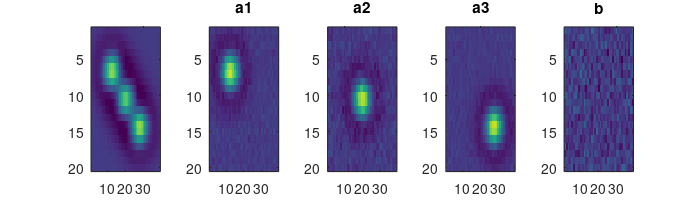
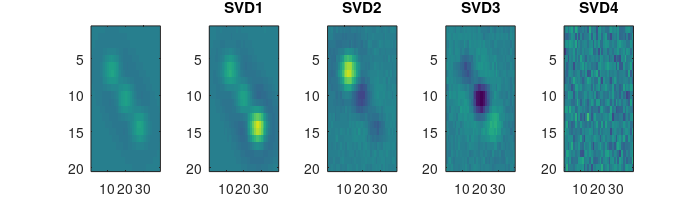
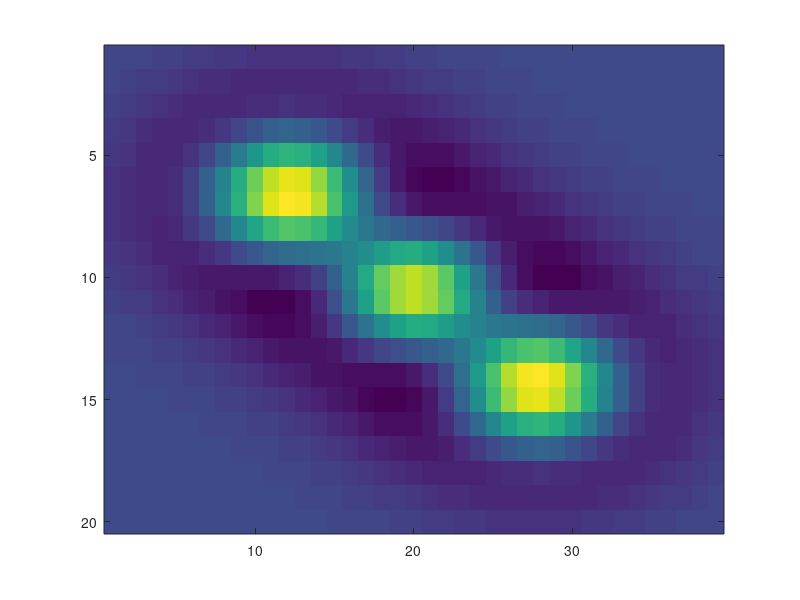

Recreate these plots in MATLAB, in order. (Note: this script raises an error after producing the figures.)
% this script generates a simulation of a movie containing a single cell
% using the following generative model:
%
% F_t = \sum_i a_i*C_{i,t} + b + sig*eps_t, eps_t ~ N(0,I)
% C_{i,t} = gam*C_{i,t-1} + n_{i,t},      n_{i,t} ~ Poisson(lam_i*dt)
%
% where ai,b,I are p-by-q matrices.
% we let b=0 and ai be the difference of gaussians (yielding a zero mean
% matrix)
%

clear, clc

MakMov = 0;
% 1) generate spatial filters

% stuff required for each spatial filter
Nc      = 3;                                % # of cells in the ROI
colpern = 13;                               % # columns per neuron
Nrows_ROI = 20;                             % # rows in ROI
Ncols_ROI = Nc*colpern;                     % # cols in ROI
Npixs   = Nrows_ROI*Ncols_ROI;              % # pixels in ROI
x1      = linspace(-5,5,Ncols_ROI);
x2      = linspace(-5,5,Nrows_ROI);
[X1,X2] = meshgrid(x1,x2);
a       = zeros(Npixs,Nc);
b       = 0*a;
Sigma1  = diag([1,1])*1;                    % var of positive gaussian
Sigma2  = diag([1,1])*2;                    % var of negative gaussian
mu     = [1 1]'*linspace(-2,2,Nc);          % means of gaussians for each cell (distributed across pixel space)

% spatial filter
for i=1:Nc
    %     mu      = randn(1,2)*2 %
    %     mu      = rand(1,2).*[i*colpern Nrows_ROI] + [(i-1)*colpern 0]
    a(:,i)  = mvnpdf([X1(:) X2(:)],mu(:,i)',Sigma1);
    b(:,i)  = mvnpdf([X1(:) X2(:)],mu(:,i)',Sigma2);
end

% 2) set simulation metadata
Sim.T       = 500;                              % # of time steps
Sim.dt      = 0.005;                            % time step size
Sim.MaxIter = 0;                                % # iterations of EM to estimate params
Sim.Np      = Npixs;                            % # of pixels in each image
Sim.Nc      = Nc;                               % # cells

% 3) initialize params
P.a     = 0*a;
for i=1:Sim.Nc
    P.a(:,i)=a(:,i)-b(:,i);
end
P.b     = 0*P.a(:,1);                           % baseline is zero

P.sig   = 0.05;                                 % stan dev of noise (indep for each pixel)
C_0     = 0;                                    % initial calcium
tau     = round(100*rand(Sim.Nc,1))/100+0.05;   % decay time constant for each cell
P.gam   = 1-Sim.dt./tau(1:Sim.Nc);
P.lam   = round(10*rand(Sim.Nc,1))+5;           % rate-ish, ie, lam*dt=# spikes per second

% 3) simulate data
n=zeros(Sim.T,Sim.Nc);
C=n;
for i=1:Sim.Nc
    n(1,i)      = C_0;
    n(2:end,i)  = poissrnd(P.lam(i)*Sim.dt*ones(Sim.T-1,1));    % simulate spike train
    C(:,i)      = filter(1,[1 -P.gam(i)],n(:,i));               % calcium concentration
end
Z = 0*n(:,1);
F = C*P.a' + (1+Z)*P.b'+P.sig*randn(Sim.T,Npixs);               % fluorescence

% 4) estimate spatial filter from real spikes
X       = [C 1+Z];
Phat{1} = P;
for i=1:Npixs
    Y   = F(:,i);
    B   = X\Y;
    for j=1:Nc
        Phat{1}.a(i,j) = B(j);
    end
    Phat{1}.b(i) = B(end);
end
fnum=1; fig=figure(fnum); clf, ncols=2+Nc;
mn = min([min(sum(a-b,2)) min(Phat{1}.a(:)) min(Phat{1}.b(:))]);
mx = (max([max(sum(a-b,2)) max(Phat{1}.a(:)) max(Phat{1}.b(:))])-mn)/60;

subplot(1,ncols,1), image(reshape((sum(a-b,2)-mn)/mx,Nrows_ROI,Ncols_ROI))%, colorbar
for i=1:Nc
    subplot(1,ncols,1+i), image(reshape((Phat{1}.a(:,i)-mn)/mx,Nrows_ROI,Ncols_ROI))%, colorbar
    title(['a' num2str(i)])
end
subplot(1,ncols,ncols), image(reshape((Phat{1}.b-mn)/mx,Nrows_ROI,Ncols_ROI)), title('b')%, colorbar
wh=[7 2];   %width and height
set(fig,'PaperPosition',[0 11-wh(2) wh]);
print('-deps','Multi_Filters')

%% 5) try denoising using SVD of whole movie

% make movie of raw data
if MakMov==1
    for i=1:Sim.T
        if i==1, mod='overwrite'; else mod='append'; end
        imwrite(reshape(F(i,:),Nrows_ROI,Ncols_ROI),'Multi_Mov.tif','tif','Compression','none','WriteMode',mod)
    end
end

[U,S,V] = svd(F,0);
PCs = 1:3;
Denoised = U(:,PCs)*S(PCs,PCs)*V(:,PCs)';

if MakMov==1
    for i=1:Sim.T
        if i==1, mod='overwrite'; else mod='append'; end
        imwrite(reshape(Denoised(i,:),Nrows_ROI,Ncols_ROI),'Multi_Mov_Denoised.tif','tif','Compression','none','WriteMode',mod)
    end
end

mn = min([min(sum(a-b,2)) min(min(V(:,1:Nc+1)))]);
mx = (max([max(sum(a-b,2)) max(max(V(:,1:Nc+1)))])-mn)/60;

fnum=fnum+1; fig=figure(fnum); clf,ncols=2+Nc;
subplot(1,ncols,1), image(reshape((sum(a-b,2)-mn)/mx,Nrows_ROI,Ncols_ROI))%, colorbar
Phat{2}=P;
for i=1:Nc
    if sum(V(:,1))<0, V(:,1)=-V(:,1); end    
    Phat{2}.a(:,i) = V(:,i);
    subplot(1,ncols,1+i), image(reshape((Phat{2}.a(:,i)-mn)/mx,Nrows_ROI,Ncols_ROI))%, colorbar
    title(['SVD' num2str(i)])
end
% Phat{2}.b = V(:,Nc+1);
subplot(1,ncols,ncols), image(reshape((V(:,Nc+1)-mn)/mx,Nrows_ROI,Ncols_ROI))%, colorbar
title(['SVD' num2str(i+1)])
wh=[7 2];   %width and height
set(fig,'PaperPosition',[0 11-wh(2) wh]);
print('-deps','Multi_SVD')

%% 6) get ROI's
figure(100); clf,imagesc(reshape(sum(a-b,2),Nrows_ROI,Ncols_ROI))
for i=1:Nc
    [x y]   = ginput(4);
    ROWS    = [round(mean(y(1:2))) round(mean(y(3:4)))];                              % define ROI
    COLS    = [round(mean(x([1 4]))) round(mean(x(2:3)))];
    COLS1{i}=COLS;
    ROWS1{i}=ROWS;
end


%% 7) try denoising by doing SVD on each ROI

Phat{3}=P;

for i=1:Nc
    COLS=COLS1{i};
    ROWS=ROWS1{i};
    if i==Nc, COLS(2)=Ncols_ROI; ROWS(2)=Nrows_ROI; end
    ind=[];
    for j=COLS(1):COLS(2)
        ind=[ind (j-1)*Nrows_ROI + [ROWS(1):ROWS(2)]];
    end
    FF          = F(:,ind);
    [U,S,V]     = svd(FF,0);
    Phat{3}.a(:,i)   = 0;
    if sum(V(:,1))<0, V(:,1)=-V(:,1); end
    Phat{3}.a(ind,i) = V(:,1);
end

mn = min([min(sum(a-b,2)) min(P.a(:)) min(Phat{3}.a(:))]);
mx = (max([max(sum(a-b,2)) max(P.a(:)) max(Phat{3}.a(:))])-mn)/60;

fnum=fnum+1; fig=figure(fnum); clf,ncols=1+Nc;
subplot(1,ncols,1), image(reshape((sum(a-b,2)-mn)/mx,Nrows_ROI,Ncols_ROI))%, colorbar
for i=1:Nc
    subplot(1,ncols,1+i), image(reshape((Phat{3}.a(:,i)-mn)/mx,Nrows_ROI,Ncols_ROI))%, colorbar
    title(['SVD' num2str(i)])
end
wh=[7 2];   %width and height
set(fig,'PaperPosition',[0 11-wh(2) wh]);
print('-deps','Multi_ROI_SVD')

%% 7) try denoising using the mean of each ROI

Phat{4}=P;
for i=1:Nc
    COLS=COLS1{i};
    ROWS=ROWS1{i};
    if i==Nc, COLS(2)=Ncols_ROI; ROWS(2)=Nrows_ROI; end
    ind=[];
    for j=COLS(1):COLS(2)
        ind=[ind (j-1)*Nrows_ROI + [ROWS(1):ROWS(2)]];
    end
    FF=0*F;
    FF(:,ind)   = F(:,ind);
    V           = mean(FF);
    if sum(V)<0, V=-V; end
    Phat{4}.a(:,i) = V/norm(V);
end

mn = min([min(sum(a-b,2)) min(P.a(:)) min(Phat{4}.a(:))]);
mx = (max([max(sum(a-b,2)) max(P.a(:)) max(Phat{4}.a(:))])-mn)/60;

fnum=fnum+1; fig=figure(fnum); clf,ncols=1+Nc;
subplot(1,ncols,1), image(reshape((sum(a-b,2)-mn)/mx,Nrows_ROI,Ncols_ROI))%, colorbar
for i=1:Nc
    subplot(1,ncols,1+i), image(reshape((Phat{4}.a(:,i)-mn)/mx,Nrows_ROI,Ncols_ROI))%, colorbar
    title(['mean' num2str(i)])
end
wh=[7 2];   %width and height
set(fig,'PaperPosition',[0 11-wh(2) wh]);
print('-deps','Multi_ROI_mean')


%% end-1) infer spike train using various approaches

for q=1:4
%     if q==1
%         [I{q}.n I{q}.P] = FOOPSI2_59(F,P,Sim);
%         I{q}.label    = 'True Filter';
    if q==1
        [I{q}.n I{q}.P] = FOOPSI2_59(F,Phat{q},Sim);
        I{q}.label    = 'Spike Filter';
    elseif q==2
        [I{q}.n I{q}.P] = FOOPSI2_59(F,Phat{q},Sim);
        I{q}.label    = 'SVD Filter';
    elseif q==3
        [I{q}.n I{q}.P] = FOOPSI2_59(F,Phat{q},Sim);
        I{q}.label    = 'ROI SVD Filter';
    elseif q==4
        [I{q}.n I{q}.P] = FOOPSI2_59(F,Phat{q},Sim);
        I{q}.label    = 'ROI mean Filter';
    end
end

%%
% q=5;
% Phat{q}=P;
% Phat{q}.a=1;
% Phat{q}.b=0;
% Phat{q}.gam=P.gam(1);
% Phat{q}.lam=P.lam(1);
% Sim.Nc=1;
% for i=1:Npixs
%     [J{i}.n I{q}.P] = FOOPSI2_59(z1(F(:,i)),Phat{q},Sim);
% end


%% end) plot results
clear Pl
nrows   = 2+Nc;                                  % set number of rows
h       = zeros(nrows,1);
Pl.xlims= [5 Sim.T];                            % time steps to plot
Pl.nticks=5;                                    % number of ticks along x-axis
Pl.n    = double(n); Pl.n(Pl.n==0)=NaN;         % store spike train for plotting
Pl      = PlotParams(Pl);                       % generate a number of other parameters for plotting
Pl.vs   = 2;
Pl.colors(1,:) = [0 0 0];
Pl.colors(2,:) = Pl.gray;
Pl.colors(3,:) = [.5 0 0];
Pl.Nc   = Sim.Nc;

for r=1:q
    fig = figure(fnum+r); clf,

    % plot fluorescence data
    i=1; h(i) = subplot(nrows,1,i);
    Pl.label = [{'Spatially'}; {'Filtered'}; {'Fluorescence'}];
    Pl.color = 'k';
    Plot_nX(Pl,F*Phat{r}.a);
    title(I{r}.label)

    % plot calcium
    i=i+1; h(i) = subplot(nrows,1,i);
    Pl.label = 'Calcium';
    Pl.color = Pl.gray;
    Plot_nX(Pl,C);

    % plot inferred spike trains
    Pl.label = [{'Spike'}; {'Train'}];
    for j=1:Nc
        i=i+1; h(i) = subplot(nrows,1,i);
        Pl.j=j;
        Plot_n_MAPs(Pl,I{r}.n(:,j));
    end

    % set xlabel stuff
    subplot(nrows,1,nrows)
    set(gca,'XTick',Pl.XTicks,'XTickLabel',Pl.XTicks*Sim.dt,'FontSize',Pl.fs)
    xlabel('Time (sec)','FontSize',Pl.fs)
    linkaxes(h,'x')

    % print fig
    wh=[7 5];   %width and height
    set(fig,'PaperPosition',[0 11-wh(2) wh]);
    print('-depsc',['Multi_Spikes' num2str(r)])
end